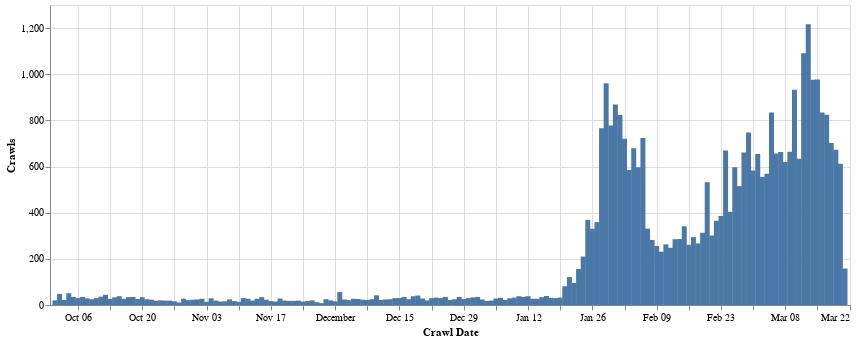

Here is the notebook cell this chart was saved with:
### Code cell
altair.Chart(crawls_per_day, width=800).mark_bar().encode(
    altair.X('date', title='Crawl Date'),
    altair.Y('crawls', title='Crawls')
)

### Figure 1 — Vega-Lite specification as saved in the notebook (floating-point values rounded to 4 significant figures; data arrays with more than 128 entries replaced by an {"elided": "..."} marker saying what was removed)
{"config": {"view": {"continuousWidth": 400, "continuousHeight": 300}}, "data": {"name": "data-fc7e86a4ef60ee035addf22668d22233"}, "mark": "bar", "encoding": {"x": {"type": "temporal", "field": "date", "title": "Crawl Date"}, "y": {"type": "quantitative", "field": "crawls", "title": "Crawls"}}, "width": 800, "$schema": "https://vega.github.io/schema/vega-lite/v4.0.2.json", "datasets": {"data-fc7e86a4ef60ee035addf22668d22233": {"elided": "173 records"}}}
